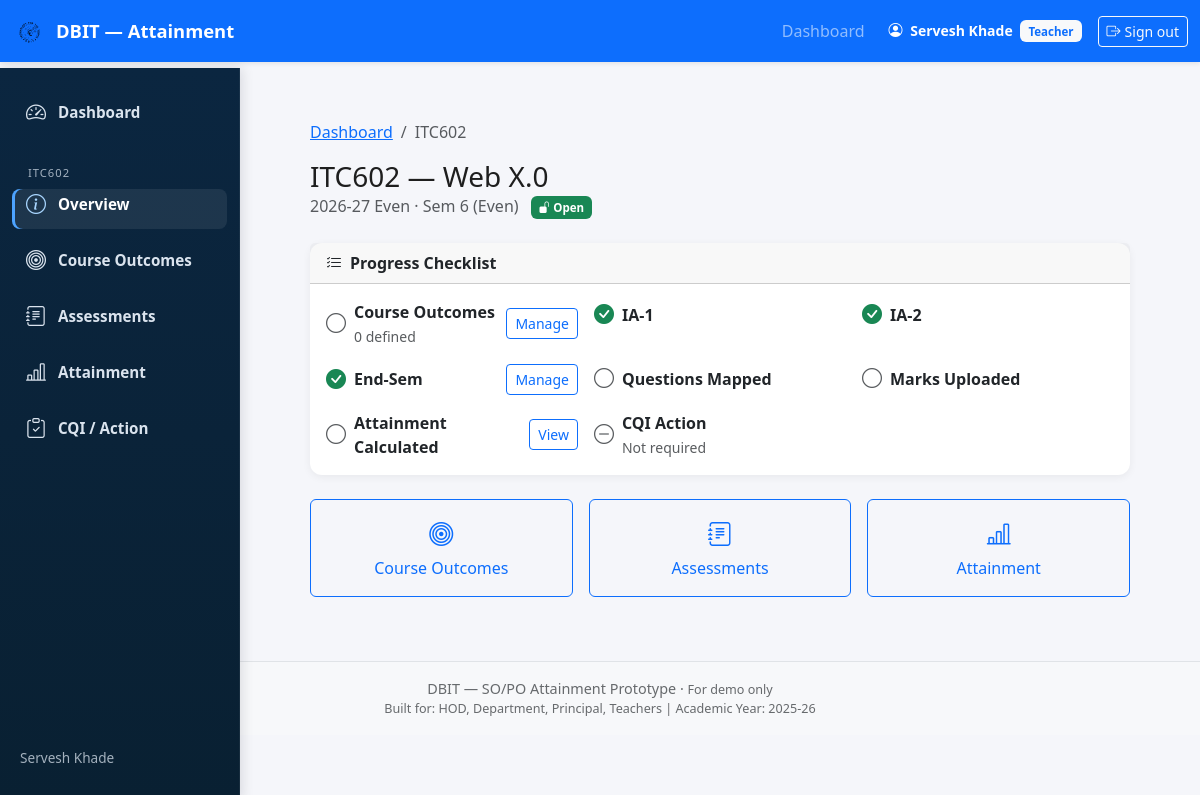
The page /teacher/course/2/ (signed in) on the database its author committed.
### attainment/models.py (models this page shows, shortened)
class UserProfile(models.Model):
    user = models.OneToOneField(User, on_delete=models.CASCADE, related_name="profile")
    role = models.CharField(max_length=10, choices=Role.choices, default=Role.TEACHER)
    department = models.ForeignKey(
        "Department", on_delete=models.SET_NULL,
        null=True, blank=True, related_name="user_profiles"
    )
    deleted_at = models.DateTimeField(null=True, blank=True)

class Course(models.Model):
    code = models.CharField(max_length=20)
    name = models.CharField(max_length=200)
    department = models.ForeignKey(
        Department, on_delete=models.CASCADE, related_name="courses"
    )
    academic_year = models.ForeignKey(
        AcademicYear, on_delete=models.CASCADE, null=True, blank=True
    )
    semester = models.ForeignKey(
        Semester, on_delete=models.CASCADE,
        null=True, blank=True, related_name="courses"
    )
    program = models.ForeignKey(
        Program, on_delete=models.CASCADE,
        null=True, blank=True, related_name="courses"
    )

class Semester(models.Model):
    number = models.IntegerField()
    type = models.CharField(max_length=4, choices=SemesterType.choices)
    academic_year = models.ForeignKey(
        AcademicYear, on_delete=models.CASCADE, related_name="semesters"
    )
    is_locked = models.BooleanField(default=False)

class AcademicYear(models.Model):
    name = models.CharField(max_length=20, unique=True)
    is_active = models.BooleanField(default=False)

### attainment/teacher_views.py (the view)
@login_required
@role_required('TEACHER')
@teacher_owns_course
def course_overview(request, course_id, course=None):
    progress = _course_progress(course)
    semester = course.semester
    context = {
        "course": course,
        "semester": semester,
        "locked": semester.is_locked if semester else False,
        "progress": progress,
    }
    return render(request, "teacher/course_overview.html", context)

### attainment/teacher_views.py (called while the page is built)
def _get_config():
    cfg = GlobalConfig.objects.first()
    if cfg is None:
        cfg = GlobalConfig.objects.create()
    return cfg

### attainment/utils/rbac.py (called while the page is built)
def role_required(*allowed_roles):
    def decorator(view_func):
        @wraps(view_func)
        def _wrapped(request, *args, **kwargs):
            profile = getattr(request.user, "profile", None)
            if profile is None or profile.role not in allowed_roles:
                html = render_to_string("403.html", request=request)
                return HttpResponseForbidden(html)
            return view_func(request, *args, **kwargs)
        return _wrapped
    return decorator

### templates/teacher/course_overview.html (shortened to what this page needs)
{% extends "base.html" %}
{% block sidebar %}{% include "components/sidebar_teacher.html" %}{% endblock %}
{% block content %}
<div class="container-main-offset">
<div class="container py-4">
  <nav aria-label="breadcrumb" class="mb-3">
    <ol class="breadcrumb">
      <li class="breadcrumb-item"><a href="{% url 'teacher_dashboard' %}">Dashboard</a></li>
      <li class="breadcrumb-item active">{{ course.code }}</li>
    </ol>
  </nav>
  <div class="d-flex align-items-center mb-4">
    <div>
      <h3 class="mb-0">{{ course.code }} — {{ course.name }}</h3>
      <p class="text-muted mb-0">
        {% if semester %}{{ semester.academic_year.name }} · Sem {{ semester.number }} ({{ semester.get_type_display }}){% endif %}
        {% if locked %}
          <span class="badge bg-danger ms-2"><i class="bi bi-lock-fill"></i> Locked</span>
        {% else %}
          <span class="badge bg-success ms-2"><i class="bi bi-unlock-fill"></i> Open</span>
        {% endif %}
      </p>
    </div>
  </div>
  <div class="card mb-4">
    <div class="card-header fw-semibold"><i class="bi bi-list-check me-2"></i>Progress Checklist</div>
    <div class="card-body">
      <div class="row g-3">
        {% with p=progress %}
        <div class="col-md-6 col-lg-4">
          <div class="d-flex align-items-center gap-2">
            {% if p.cos_defined %}<i class="bi bi-check-circle-fill text-success fs-5"></i>{% else %}<i class="bi bi-circle text-muted fs-5"></i>{% endif %}
            <div>
              <strong>Course Outcomes</strong><br>
              <small class="text-muted">{{ p.co_count }} defined</small>
            </div>
            <a href="{% url 'manage_cos' course.id %}" class="btn btn-sm btn-outline-primary ms-auto">Manage</a>
          </div>
        </div>
        <div class="col-md-6 col-lg-4">
          <div class="d-flex align-items-center gap-2">
            {% if p.ia1_created %}<i class="bi bi-check-circle-fill text-success fs-5"></i>{% else %}<i class="bi bi-circle text-muted fs-5"></i>{% endif %}
            <div><strong>IA-1</strong></div>
          </div>
        </div>
        <div class="col-md-6 col-lg-4">
          <div class="d-flex align-items-center gap-2">
            {% if p.ia2_created %}<i class="bi bi-check-circle-fill text-success fs-5"></i>{% else %}<i class="bi bi-circle text-muted fs-5"></i>{% endif %}
            <div><strong>IA-2</strong></div>
          </div>
        </div>
        <div class="col-md-6 col-lg-4">
          <div class="d-flex align-items-center gap-2">
            {% if p.endsem_created %}<i class="bi bi-check-circle-fill text-success fs-5"></i>{% else %}<i class="bi bi-circle text-muted fs-5"></i>{% endif %}
            <div><strong>End-Sem</strong></div>
            <a href="{% url 'manage_assessments' course.id %}" class="btn btn-sm btn-outline-primary ms-auto">Manage</a>
          </div>
        </div>
        <div class="col-md-6 col-lg-4">
          <div class="d-flex align-items-center gap-2">
            {% if p.questions_mapped %}<i class="bi bi-check-circle-fill text-success fs-5"></i>{% else %}<i class="bi bi-circle text-muted fs-5"></i>{% endif %}
            <div><strong>Questions Mapped</strong></div>
          </div>
        </div>
        <div class="col-md-6 col-lg-4">
          <div class="d-flex align-items-center gap-2">
            {% if p.marks_uploaded %}<i class="bi bi-check-circle-fill text-success fs-5"></i>{% else %}<i class="bi bi-circle text-muted fs-5"></i>{% endif %}
            <div><strong>Marks Uploaded</strong></div>
          </div>
        </div>
        <div class="col-md-6 col-lg-4">
          <div class="d-flex align-items-center gap-2">
            {% if p.attainment_calculated %}<i class="bi bi-check-circle-fill text-success fs-5"></i>{% else %}<i class="bi bi-circle text-muted fs-5"></i>{% endif %}
            <div><strong>Attainment Calculated</strong></div>
            <a href="{% url 'co_attainment_results' course.id %}" class="btn btn-sm btn-outline-primary ms-auto">View</a>
          </div>
        </div>
        <div class="col-md-6 col-lg-4">
          <div class="d-flex align-items-center gap-2">
            {% if p.cqi_needed %}
              {% if p.cqi_submitted %}<i class="bi bi-check-circle-fill text-success fs-5"></i>{% else %}<i class="bi bi-exclamation-circle-fill text-warning fs-5"></i>{% endif %}
              <div><strong>CQI Action</strong><br><small class="text-muted">Required</small></div>
              <a href="{% url 'cqi_list' course.id %}" class="btn btn-sm btn-outline-warning ms-auto">Submit</a>
            {% else %}
              <i class="bi bi-dash-circle text-muted fs-5"></i>
              <div><strong>CQI Action</strong><br><small class="text-muted">Not required</small></div>
            {% endif %}
          </div>
        </div>
        {% endwith %}
      </div>
    </div>
  </div>
  <div class="row g-3">
    <div class="col-md-4">
      <a href="{% url 'manage_cos' course.id %}" class="btn btn-outline-primary w-100 py-3">
        <i class="bi bi-bullseye fs-4 d-block mb-1"></i> Course Outcomes
      </a>
    </div>
    <div class="col-md-4">
      <a href="{% url 'manage_assessments' course.id %}" class="btn btn-outline-primary w-100 py-3">
        <i class="bi bi-journal-text fs-4 d-block mb-1"></i> Assessments
      </a>
    </div>
    <div class="col-md-4">
      <a href="{% url 'co_attainment_results' course.id %}" class="btn btn-outline-primary w-100 py-3">
        <i class="bi bi-bar-chart-line fs-4 d-block mb-1"></i> Attainment
      </a>
    </div>
  </div>
</div>
</div>
{% endblock %}

### templates/base.html (shortened to what this page needs)
{% load static %}
<!doctype html>
<html lang="en">
	<head>
		<link
			href="https://cdn.jsdelivr.net/npm/bootstrap@5.3.2/dist/css/bootstrap.min.css"
			rel="stylesheet"
		/>
		<link
			href="https://cdn.jsdelivr.net/npm/bootstrap-icons@1.11.3/font/bootstrap-icons.css"
			rel="stylesheet"
		/>
		<link rel="stylesheet" href="{% static 'css/styles.css' %}" />
	</head>
	<body>
		<nav
			class="navbar navbar-expand-lg navbar-dark bg-primary fixed-top shadow-sm"
		>
			<div class="container-fluid">
				<a class="navbar-brand d-flex align-items-center" href="/">
					<img
						src="{% static 'images/logo.svg' %}"
						alt="logo"
						width="36"
						height="36"
						class="me-2 rounded"
					/>
					<span>DBIT — Attainment</span>
				</a>
				<div class="collapse navbar-collapse" id="topNav">
					<ul class="navbar-nav ms-auto mb-2 mb-lg-0">
						{% if user.is_authenticated %}
							{% if user.profile.role == 'ADMIN' %}
								<li class="nav-item"><a class="nav-link" href="{% url 'admin_dashboard' %}">Dashboard</a></li>
								<li class="nav-item"><a class="nav-link" href="{% url 'admin_academic_years' %}">Academic Years</a></li>
								<li class="nav-item"><a class="nav-link" href="{% url 'admin_courses' %}">Courses</a></li>
								<li class="nav-item"><a class="nav-link" href="{% url 'admin_users' %}">Users</a></li>
								<li class="nav-item"><a class="nav-link" href="{% url 'attainment_report' %}">Reports</a></li>
							{% elif user.profile.role == 'TEACHER' %}
								<li class="nav-item"><a class="nav-link" href="{% url 'teacher_dashboard' %}">Dashboard</a></li>
							{% endif %}
						{% else %}
							<li class="nav-item"><a class="nav-link" href="{% url 'login' %}">Sign in</a></li>
						{% endif %}
					</ul>
					<div class="d-flex align-items-center ms-3">
						{% if user.is_authenticated %}
							<div class="text-white me-2 small">
								<i class="bi bi-person-circle me-1"></i>
								<strong>{{ user.get_full_name|default:user.username }}</strong>
								{% if user.profile %}
									<span class="badge bg-light text-primary ms-1">{{ user.profile.get_role_display }}</span>
								{% endif %}
							</div>
							<a class="btn btn-outline-light btn-sm ms-2" href="{% url 'logout' %}">
								<i class="bi bi-box-arrow-right me-1"></i>Sign out
							</a>
						{% else %}
							<a class="btn btn-outline-light btn-sm ms-2" href="{% url 'login' %}">
								<i class="bi bi-box-arrow-in-right me-1"></i>Sign in
							</a>
						{% endif %}
					</div>
				</div>
			</div>
		</nav>
		<main class="container-fluid">
			<div class="row g-0">
				<div class="col-auto">{% block sidebar %}{% endblock %}</div>
				<div class="col">
					<div class="container py-4">
						<div class="main-content">
							{% block content %}{% endblock %}
						</div>
					</div>
				</div>
			</div>
		</main>
		<footer
			class="bg-light text-center text-muted py-3 border-top mt-auto app-footer"
		>
			<div class="container">
				<div>
					DBIT — SO/PO Attainment Prototype &middot;
					<small>For demo only</small>
				</div>
				<div class="small">
					Built for: HOD, Department, Principal, Teachers | Academic Year:
					<span id="footer-year">2025-26</span>
				</div>
			</div>
		</footer>
	</body>
</html>

### templates/components/sidebar_teacher.html
<nav class="sidebar d-flex flex-column">
	<ul class="nav">
		<li class="nav-item">
			<a class="nav-link {% if request.resolver_match.url_name == 'teacher_dashboard' %}active{% endif %}" href="{% url 'teacher_dashboard' %}">
				<i class="bi bi-speedometer2"></i>
				<span class="label">Dashboard</span>
			</a>
		</li>
		{% if course %}
		<li class="nav-item mt-3">
			<small class="text-uppercase px-3" style="color:var(--sidebar-text-muted);font-size:.7rem;letter-spacing:1px;">{{ course.code }}</small>
		</li>
		<li class="nav-item">
			<a class="nav-link {% if request.resolver_match.url_name == 'course_overview' %}active{% endif %}" href="{% url 'course_overview' course.id %}">
				<i class="bi bi-info-circle"></i>
				<span class="label">Overview</span>
			</a>
		</li>
		<li class="nav-item">
			<a class="nav-link {% if request.resolver_match.url_name == 'manage_cos' %}active{% endif %}" href="{% url 'manage_cos' course.id %}">
				<i class="bi bi-bullseye"></i>
				<span class="label">Course Outcomes</span>
			</a>
		</li>
		<li class="nav-item">
			<a class="nav-link {% if 'assessment' in request.resolver_match.url_name %}active{% endif %}" href="{% url 'manage_assessments' course.id %}">
				<i class="bi bi-journal-text"></i>
				<span class="label">Assessments</span>
			</a>
		</li>
		<li class="nav-item">
			<a class="nav-link {% if request.resolver_match.url_name == 'co_attainment_results' %}active{% endif %}" href="{% url 'co_attainment_results' course.id %}">
				<i class="bi bi-bar-chart-line"></i>
				<span class="label">Attainment</span>
			</a>
		</li>
		<li class="nav-item">
			<a class="nav-link {% if request.resolver_match.url_name == 'cqi_list' %}active{% endif %}" href="{% url 'cqi_list' course.id %}">
				<i class="bi bi-clipboard-check"></i>
				<span class="label">CQI / Action</span>
			</a>
		</li>
		{% endif %}
	</ul>
	<div class="sidebar-footer small mt-auto">
		{% if request.user.is_authenticated %}
			{{ request.user.get_full_name|default:request.user.username }}
		{% else %}
			Guest
		{% endif %}
	</div>
</nav>

### static/css/styles.css (style rules this page uses)
:root { --sidebar-width: 240px; --navbar-height: 68px; --sidebar-bg-top: #0b2640; --sidebar-bg-bottom: #092032; --sidebar-text: rgba(230,238,248,0.95); --sidebar-text-muted: rgba(230,238,248,0.70); --sidebar-hover: rgba(255,255,255,0.06); }
html, body { height: 100%; overflow-x: hidden; background: #f5f6fa; font-family: system-ui, -apple-system, "Segoe UI", Roboto, "Helvetica Neue", Arial; color: #1e1e1e; }
body { padding-top: var(--navbar-height); }
.sidebar { position: fixed; top: var(--navbar-height); left: 0; width: var(--sidebar-width); height: calc(100vh - var(--navbar-height)); background: linear-gradient(180deg, var(--sidebar-bg-top), var(--sidebar-bg-bottom)); padding: 1.2rem 0.75rem; z-index: 1020; color: var(--sidebar-text); overflow-y: auto; box-shadow: 2px 0 12px rgba(2,6,23,0.12); border-right: 1px solid rgba(255,255,255,0.06); }
.sidebar .nav { display: flex; flex-direction: column; gap: 6px; padding: 0; margin: 0; }
.sidebar .nav-item { list-style: none; }
.sidebar .nav-link { display: flex; align-items: center; gap: 12px; font-size: 0.95rem; font-weight: 600; color: var(--sidebar-text); text-decoration: none; padding: 10px 14px; border-radius: 8px; transition: background 0.12s ease, transform 0.12s ease; }
.sidebar .nav-link .bi { font-size: 1.25rem; color: var(--sidebar-text); }
.sidebar .nav-link.active { background: rgba(255,255,255,0.08); box-shadow: inset 3px 0 0 #4da3ff; color: #ffffff; }
.sidebar .nav-link.active .bi { color: #a9d6ff; }
.sidebar .sidebar-footer { margin-top: auto; padding: 0.75rem 0.5rem; font-size: 0.85rem; color: var(--sidebar-text-muted); }
.container-main-offset { margin-left: var(--sidebar-width); width: calc(100% - var(--sidebar-width)); }
.main-content { padding: 1rem; }
.card { border-radius: 12px; border: none; box-shadow: 0 2px 8px rgba(0,0,0,0.06); }
.badge { font-size: 0.72rem; padding: 0.45em 0.7em; }
.navbar { box-shadow: 0 1px 4px rgba(0,0,0,0.08); }
.navbar-brand { font-size: 1.15rem; font-weight: 600; }

### templates/base.html (style rules this page uses)
body { padding-top: 0px; }
main { padding-top: 56px; }
.app-footer { font-size: 0.9rem; opacity: 0.9; }
nav .nav-link.active { margin-top: 0 !important; padding-top: 0 !important; }

### rows shown on the page
Course: code "ITC602", name "Web X.0"
Semester: academic_year.name "2026-27 Even", number "6", type "Even"

### other values the page prints
{{ user.get_full_name|default:user.username }} "Servesh Khade"
{{ user.profile.get_role_display }} "Teacher"
{{ request.user.get_full_name|default:request.user.username }} "Servesh Khade"
{{ p.co_count }} "0"
